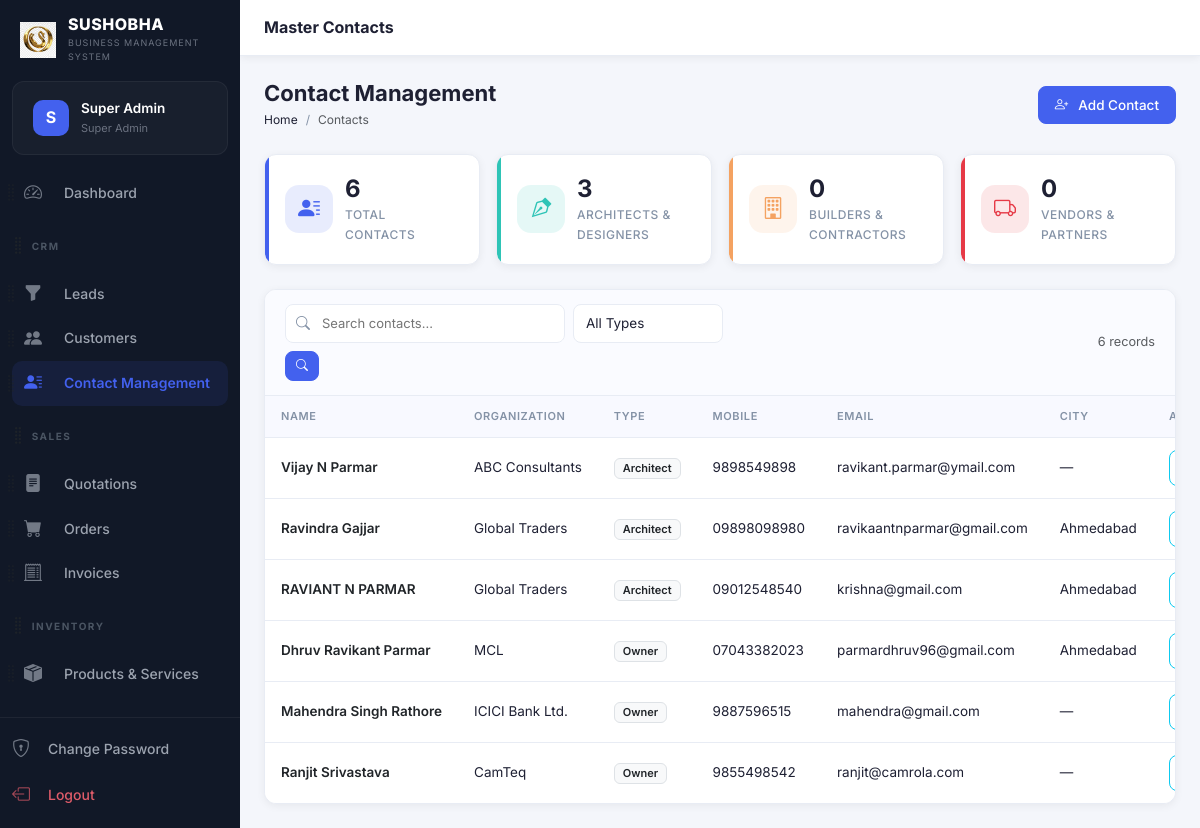
Page /modules/contacts/index.php (signed in) on the committed database.
### tables this page shows
CREATE TABLE `users` (
  `id` int(10) unsigned NOT NULL AUTO_INCREMENT,
  `role_id` int(10) unsigned NOT NULL DEFAULT 5,
  `name` varchar(100) NOT NULL,
  `email` varchar(150) NOT NULL,
  `password` varchar(255) NOT NULL,
  `phone` varchar(20) DEFAULT NULL,
  `avatar` varchar(255) DEFAULT NULL,
  `is_active` tinyint(1) NOT NULL DEFAULT 1,
  `remember_token` varchar(100) DEFAULT NULL,
  `reset_token` varchar(100) DEFAULT NULL,
  `reset_token_expires` datetime DEFAULT NULL,
  `last_login` datetime DEFAULT NULL,
  `login_attempts` int(11) DEFAULT 0,
  `locked_until` datetime DEFAULT NULL,
  `created_at` timestamp NOT NULL DEFAULT current_timestamp(),
  `updated_at` timestamp NOT NULL DEFAULT current_timestamp() ON UPDATE current_timestamp(),
  `access_rights` text DEFAULT NULL,
  PRIMARY KEY (`id`),
  UNIQUE KEY `email` (`email`),
  KEY `role_id` (`role_id`),
  CONSTRAINT `users_ibfk_1` FOREIGN KEY (`role_id`) REFERENCES `roles` (`id`)
);

CREATE TABLE `roles` (
  `id` int(10) unsigned NOT NULL AUTO_INCREMENT,
  `name` varchar(50) NOT NULL,
  `slug` varchar(50) NOT NULL,
  `permissions` longtext DEFAULT NULL CHECK (json_valid(`permissions`)),
  `created_at` timestamp NOT NULL DEFAULT current_timestamp(),
  PRIMARY KEY (`id`),
  UNIQUE KEY `name` (`name`),
  UNIQUE KEY `slug` (`slug`)
);

CREATE TABLE `contacts` (
  `id` int(10) unsigned NOT NULL AUTO_INCREMENT,
  `contact_type` varchar(100) DEFAULT 'Other',
  `name` varchar(255) NOT NULL,
  `organization_name` varchar(255) DEFAULT NULL,
  `designation` varchar(100) DEFAULT NULL,
  `mobile` varchar(20) DEFAULT NULL,
  `whatsapp` varchar(20) DEFAULT NULL,
  `email` varchar(255) DEFAULT NULL,
  `address` text DEFAULT NULL,
  `city` varchar(100) DEFAULT NULL,
  `state` varchar(100) DEFAULT NULL,
  `pincode` varchar(20) DEFAULT NULL,
  `website` varchar(255) DEFAULT NULL,
  `gst_number` varchar(50) DEFAULT NULL,
  `visiting_card` text DEFAULT NULL,
  `social_links` text DEFAULT NULL,
  `created_at` timestamp NOT NULL DEFAULT current_timestamp(),
  `updated_at` timestamp NOT NULL DEFAULT current_timestamp() ON UPDATE current_timestamp(),
  PRIMARY KEY (`id`),
  UNIQUE KEY `idx_contact_mobile_name` (`mobile`,`name`)
);

### config/db.php (called while the page is built, shortened)
<?php
class Database {
    private static ?PDO $instance = null;
    public static function getInstance(): PDO {
        if (self::$instance === null) {
            $host   = 'localhost';
            $dbname = 'sushobha_crm';
            $user   = 'root';
            $pass   = '';
            $charset = 'utf8mb4';
            $dsn = "mysql:host={$host};dbname={$dbname};charset={$charset}";
            $options = [
                PDO::ATTR_ERRMODE            => PDO::ERRMODE_EXCEPTION,
                PDO::ATTR_DEFAULT_FETCH_MODE => PDO::FETCH_ASSOC,
                PDO::ATTR_EMULATE_PREPARES   => false,
            ];
            try {
                self::$instance = new PDO($dsn, $user, $pass, $options);
            } catch (PDOException $e) {
                die(json_encode(['error' => 'Database connection failed: ' . $e->getMessage()]));
            }
        }
        return self::$instance;
    }
}
function db(): PDO {
    return Database::getInstance();
}

### includes/auth.php (called while the page is built, shortened)
<?php
require_once __DIR__ . '/../config/db.php';
function isLoggedIn(): bool {
    return isset($_SESSION['user_id']) && !empty($_SESSION['user_id']);
}
function currentUser(): ?array {
    static $user = null;
    if ($user === null) {
        $stmt = db()->prepare("SELECT u.*, r.name AS role_name, r.slug AS role_slug, r.permissions FROM users u JOIN roles r ON u.role_id = r.id WHERE u.id = ?");
        $stmt->execute([$_SESSION['user_id']]);
        $user = $stmt->fetch();
    }
    return $user;
}

### includes/functions.php (called while the page is built, shortened)
<?php
require_once __DIR__ . '/../config/db.php';
function e(?string $str): string {
    return htmlspecialchars($str ?? '', ENT_QUOTES | ENT_HTML5, 'UTF-8');
}
function sanitize(?string $str): string {
    return trim(strip_tags($str ?? ''));
}
function paginate(int $total, int $perPage, int $currentPage, string $url): array {
    $totalPages = max(1, (int)ceil($total / $perPage));
    $currentPage = max(1, min($currentPage, $totalPages));
    $offset = ($currentPage - 1) * $perPage;
    return ['total'=>$total,'per_page'=>$perPage,'current'=>$currentPage,'total_pages'=>$totalPages,'offset'=>$offset,'url'=>$url];
}

### modules/contacts/index.php (the view, shortened to what this page needs)
<?php
require_once __DIR__ . '/../../config/db.php';
require_once __DIR__ . '/../../includes/auth.php';
require_once __DIR__ . '/../../includes/functions.php';
$search = sanitize($_GET['search'] ?? '');
$type = sanitize($_GET['type'] ?? '');
$page   = max(1, (int)($_GET['page'] ?? 1));
$per    = RECORDS_PER_PAGE;
$where = ['1=1'];
$params = [];
$whereStr = implode(' AND ', $where);
$total = db()->prepare("SELECT COUNT(*) FROM contacts WHERE $whereStr");
$total->execute($params);
$totalCount = $total->fetchColumn();
$pag = paginate($totalCount, $per, $page, BASE_URL . '/modules/contacts/index.php?search=' . urlencode($search) . '&type=' . urlencode($type));
$stmt = db()->prepare("SELECT * FROM contacts WHERE $whereStr ORDER BY created_at DESC LIMIT $per OFFSET {$pag['offset']}");
$stmt->execute($params);
$contacts = $stmt->fetchAll();
$statSql = "
    SELECT
        COUNT(*) as total,
        SUM(CASE WHEN contact_type IN ('Architect', 'Interior Designer') THEN 1 ELSE 0 END) as designers,
        SUM(CASE WHEN contact_type IN ('Builder', 'Contractor', 'Developer') THEN 1 ELSE 0 END) as contractors,
        SUM(CASE WHEN contact_type IN ('Vendor', 'Channel Partner', 'Fabricator') THEN 1 ELSE 0 END) as vendors
    FROM contacts
";
$statStmt = db()->query($statSql);
$stats = $statStmt->fetch();
include __DIR__ . '/../../includes/header.php';
?>
<?php include __DIR__ . '/../../includes/sidebar.php'; ?>
<div class="main-content">
<div class="topbar">
  <div class="topbar-title">Master Contacts</div>
</div>
<div class="page-content">
<div class="page-header">
  <div class="page-header-left">
    <h1>Contact Management</h1>
    <nav aria-label="breadcrumb"><ol class="breadcrumb"><li class="breadcrumb-item"><a href="<?= BASE_URL ?>/modules/dashboard/index.php">Home</a></li><li class="breadcrumb-item active">Contacts</li></ol></nav>
  </div>
  <a href="<?= BASE_URL ?>/modules/contacts/create.php" class="btn btn-primary"><i class="bi bi-person-plus me-1"></i>Add Contact</a>
</div>
<div class="row g-3 mb-4">
    <div class="col-md">
        <div class="stat-card primary">
            <div class="stat-icon primary"><i class="bi bi-person-lines-fill"></i></div>
            <div class="stat-info">
                <div class="stat-value"><?= number_format((float)($stats['total'] ?? 0)) ?></div>
                <div class="stat-label">Total Contacts</div>
            </div>
        </div>
    </div>
    <div class="col-md">
        <div class="stat-card success">
            <div class="stat-icon success"><i class="bi bi-vector-pen"></i></div>
            <div class="stat-info">
                <div class="stat-value"><?= number_format((float)($stats['designers'] ?? 0)) ?></div>
                <div class="stat-label">Architects & Designers</div>
            </div>
        </div>
    </div>
    <div class="col-md">
        <div class="stat-card warning">
            <div class="stat-icon warning"><i class="bi bi-building"></i></div>
            <div class="stat-info">
                <div class="stat-value"><?= number_format((float)($stats['contractors'] ?? 0)) ?></div>
                <div class="stat-label">Builders & Contractors</div>
            </div>
        </div>
    </div>
    <div class="col-md">
        <div class="stat-card danger">
            <div class="stat-icon danger"><i class="bi bi-truck"></i></div>
            <div class="stat-info">
                <div class="stat-value"><?= number_format((float)($stats['vendors'] ?? 0)) ?></div>
                <div class="stat-label">Vendors & Partners</div>
            </div>
        </div>
    </div>
</div>
<div class="table-wrapper">
  <div class="table-toolbar">
    <form method="GET" class="d-flex gap-2 flex-wrap">
      <div class="table-search">
        <i class="bi bi-search"></i>
        <input type="text" name="search" placeholder="Search contacts..." value="<?= e($search) ?>">
      </div>
      <select name="type" class="form-select form-select-sm" style="width:150px">
        <option value="">All Types</option>
      </select>
      <button class="btn btn-sm btn-primary" type="submit"><i class="bi bi-search"></i></button>
    </form>
    <div class="d-flex gap-2">
      <span class="text-muted small align-self-center"><?= number_format($totalCount) ?> records</span>
    </div>
  </div>
  <div class="table-responsive">
    <table class="table crm-table mb-0">
      <thead><tr>
        <th>Name</th><th>Organization</th><th>Type</th><th>Mobile</th><th>Email</th><th>City</th><th>Actions</th>
      </tr></thead>
      <tbody>
        <?php if (empty($contacts)): ?>
          <tr><td colspan="7"><div class="empty-state"><i class="bi bi-person-lines-fill"></i><p>No contacts found</p></div></td></tr>
        <?php else: ?>
          <?php foreach ($contacts as $c): ?>
          <tr>
            <td>
              <a href="<?= BASE_URL ?>/modules/contacts/view.php?id=<?= $c['id'] ?>" class="fw-semibold text-dark"><?= e($c['name']) ?></a>
            </td>
            <td><?= e($c['organization_name'] ?: '—') ?></td>
            <td><span class="badge bg-light text-dark border"><?= e($c['contact_type']) ?></span></td>
            <td><?= e($c['mobile'] ?: '—') ?></td>
            <td><?= e($c['email'] ?: '—') ?></td>
            <td><?= e($c['city'] ?: '—') ?></td>
            <td>
              <div class="d-flex gap-1">
                <a href="<?= BASE_URL ?>/modules/contacts/view.php?id=<?= $c['id'] ?>" class="btn btn-icon btn-sm btn-outline-info" title="View Profile"><i class="bi bi-eye"></i></a>
              </div>
            </td>
          </tr>
          <?php endforeach; ?>
        <?php endif; ?>
      </tbody>
    </table>
  </div>
</div>
</div>
</div></div>
<?php include __DIR__ . '/../../includes/footer.php'; ?>

### includes/sidebar.php (shortened to what this page needs)
<?php
function isActive(string $path): string {
    return strpos($_SERVER['PHP_SELF'], $path) !== false ? 'active' : '';
}
$user = currentUser();
?>
<nav class="sidebar" id="sidebar">
  <div class="sidebar-brand">
    <div class="brand-logo">
      <img src="<?= BASE_URL ?>/assets/img/logo.png" alt="Logo" style="width: 100%; height: 100%; object-fit: contain;">
    </div>
    <div class="brand-text">
      <span class="brand-name"><?= APP_NAME ?></span>
      <span class="brand-tagline"><?= APP_TAGLINE ?></span>
    </div>
  </div>
  <div class="sidebar-user">
    <div class="sidebar-user-avatar">
      <?php if (!empty($user['avatar'])): ?>
        <img src="<?= BASE_URL ?>/<?= e($user['avatar']) ?>" alt="Avatar">
      <?php else: ?>
        <span><?= strtoupper(substr($user['name'] ?? 'U', 0, 1)) ?></span>
      <?php endif; ?>
    </div>
    <div class="sidebar-user-info">
      <span class="user-name"><?= e($user['name'] ?? 'User') ?></span>
      <span class="user-role"><?= ucwords(str_replace('_', ' ', $user['role_slug'] ?? '')) ?></span>
    </div>
  </div>
  <div class="sidebar-menu" id="sortableSidebar">
    <?php
    if (isAdmin()) {
        $defaultMenu[] = ['type' => 'header', 'id' => 'h_admin', 'label' => 'Admin'];
        $defaultMenu[] = ['type' => 'link', 'id' => 'approvals', 'url' => '/modules/approvals/index.php', 'icon' => 'bi-shield-check', 'label' => 'Approvals', 'match' => '/approvals/'];
        $defaultMenu[] = ['type' => 'link', 'id' => 'users', 'url' => '/modules/settings/users.php', 'icon' => 'bi-person-gear', 'label' => 'Users', 'match' => '/settings/users'];
        $defaultMenu[] = ['type' => 'link', 'id' => 'announcements', 'url' => '/modules/settings/announcements.php', 'icon' => 'bi-megaphone-fill', 'label' => 'Comm. Board', 'match' => '/settings/announcements'];
        $defaultMenu[] = ['type' => 'link', 'id' => 'settings', 'url' => '/modules/settings/index.php', 'icon' => 'bi-gear-fill', 'label' => 'Settings', 'match' => '/settings/index'];
        $defaultMenu[] = ['type' => 'link', 'id' => 'backup', 'url' => '/modules/settings/backup.php', 'icon' => 'bi-shield-check', 'label' => 'System Backup', 'match' => '/settings/backup'];
        $defaultMenu[] = ['type' => 'link', 'id' => 'activity_logs', 'url' => '/modules/settings/activity-logs.php', 'icon' => 'bi-clock-history', 'label' => 'Activity Logs', 'match' => '/activity-logs'];
    }
    $menuDict = [];
    foreach ($defaultMenu as $item) {
        $menuDict[$item['id']] = $item;
    }
    $userId = $_SESSION['user_id'] ?? 0;
    $stmt = db()->prepare("SELECT preference_value FROM user_preferences WHERE user_id = ? AND preference_key = 'sidebar_order'");
    $stmt->execute([$userId]);
    $savedOrderJson = $stmt->fetchColumn();
    $savedOrder = $savedOrderJson ? json_decode($savedOrderJson, true) : null;
    $menu = [];
    if ($savedOrder && is_array($savedOrder)) {
        foreach ($savedOrder as $id) {
            if (isset($menuDict[$id])) {
                $menu[] = $menuDict[$id];
                unset($menuDict[$id]);
            }
        }
        foreach ($menuDict as $item) {
            $menu[] = $item;
        }
    } else {
        $menu = $defaultMenu;
    }
    foreach ($menu as $item):
    ?>
      <div class="sidebar-sortable-item" data-id="<?= e($item['id']) ?>">
        <?php if ($item['type'] === 'header'): ?>
          <div class="menu-section-title d-flex align-items-center" style="margin-top: 15px;">
            <i class="bi bi-grip-vertical text-muted drag-handle" style="font-size: 1.2rem; cursor: grab; margin-left: -15px; margin-right: 2px;" title="Drag to reorder"></i>
            <span><?= e($item['label']) ?></span>
          </div>
        <?php else: ?>
          <div class="d-flex align-items-center position-relative">
            <i class="bi bi-grip-vertical text-muted drag-handle" style="font-size: 1.2rem; cursor: grab; opacity: 0.6; position: absolute; left: -15px; z-index: 10; padding: 10px 5px;" title="Drag to reorder"></i>
            <a href="<?= BASE_URL . $item['url'] ?>" class="menu-item flex-grow-1 mb-0 <?= isActive($item['match']) ?>">
              <i class="bi <?= $item['icon'] ?>"></i><span class="ms-1"><?= e($item['label']) ?></span>
            </a>
          </div>
        <?php endif; ?>
      </div>
    <?php endforeach; ?>
  </div>
  <div class="sidebar-footer">
    <a href="<?= BASE_URL ?>/modules/auth/change-password.php" class="menu-item <?= isActive('/auth/change-password') ?>">
      <i class="bi bi-shield-lock"></i><span>Change Password</span>
    </a>
    <a href="<?= BASE_URL ?>/modules/auth/logout.php" class="menu-item menu-item-logout">
      <i class="bi bi-box-arrow-left"></i><span>Logout</span>
    </a>
  </div>
</nav>

### rows in the picture
users: name "S", name "Super Admin", role.slug "Super Admin"
contacts: name "Vijay N Parmar", organization_name "ABC Consultants", contact_type "Architect", mobile "9898549898", email "ravikant.parmar@ymail.com", city "—"
contacts: name "Ravindra Gajjar", organization_name "Global Traders", contact_type "Architect", mobile "09898098980", email "ravikaantnparmar@gmail.com", city "Ahmedabad"
contacts: name "RAVIANT N PARMAR", organization_name "Global Traders", contact_type "Architect", mobile "09012548540", email "krishna@gmail.com", city "Ahmedabad"
contacts: name "Dhruv Ravikant Parmar", organization_name "MCL", contact_type "Owner", mobile "07043382023", email "parmardhruv96@gmail.com", city "Ahmedabad"
contacts: name "Mahendra Singh Rathore", organization_name "ICICI Bank Ltd.", contact_type "Owner", mobile "9887596515", email "mahendra@gmail.com", city "—"
contacts: name "Ranjit Srivastava", organization_name "CamTeq", contact_type "Owner", mobile "9855498542", email "ranjit@camrola.com", city "—"

### other values in the picture
APP_NAME "SUSHOBHA"
APP_TAGLINE "BUSINESS MANAGEMENT SYSTEM"
$item['label'] "Dashboard"
$item['label'] "CRM"
$item['label'] "Leads"
$item['label'] "Customers"
$item['label'] "Contact Management"
$item['label'] "SALES"
$item['label'] "Quotations"
$item['label'] "Orders"
$item['label'] "Invoices"
$item['label'] "INVENTORY"
$item['label'] "Products & Services"
$stats['total'] "6"
$stats['designers'] "3"
